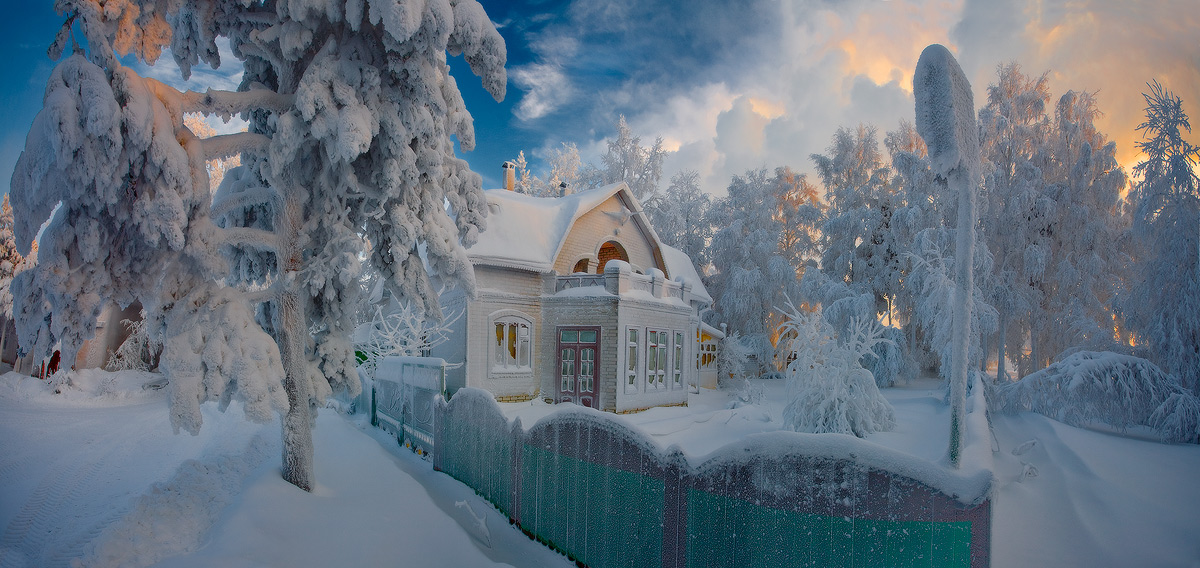
#> input picture 06_pract/image.jpg, 1200 x 568 px
$ python test.py
#> lines starting #> are read from the running program, lines starting #| are printed output that depends on the picture
# вариант №2
import sys
from PIL import Image
import numpy as np
from sklearn import linear_model
import matplotlib.pyplot as plt

# с помощью класса Image из библиотеки Pillow (PIL) открываем изображение
im = Image.open('image.jpg')
#> im is the input picture: PIL image 1200x568 RGB; mean R, G, B 101.8, 114.2, 126.7
# сохраняем оттенки цветов изображения в 3-мерный массив data
data = np.array(im.getdata()).reshape([im.height, im.width, 3])
# создаем матрицу входных признаков, используя полином 5 степени
x = np.arange(0, im.width)
#> x = 1200 values from 0 to 1199
X = np.array([x, x**2.0, x**3.0, x**4.0, x**5.0]).transpose()
# отображение на графике всех цветовых каналов для первой строки изображения
plt.plot(data[0, :, 0], 'r-')
plt.plot(data[0, :, 1], 'g-')
plt.plot(data[0, :, 2], 'b-')
plt.grid()
plt.show()
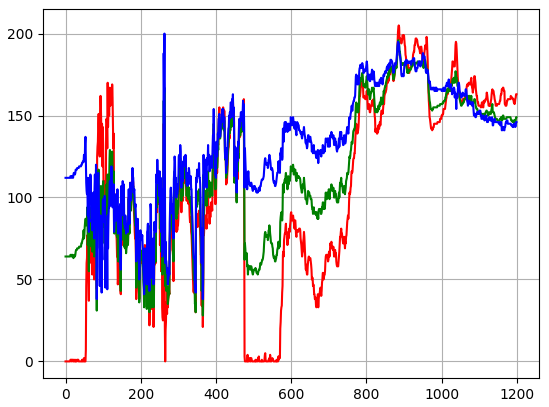
#> figure drawn by matplotlib, 1 panel; curve peaks at x = 886, y = 205; curve peaks at x = 885, y = 196; curve peaks at x = 263, y = 200

# отображение на одном графике реальных (y) и предсказанных (predicted) значений для красного цвета первой строки изображения
y = data[0, :, 0]
#> y = 1200 values, max 205 at index 886, min 0 at index 0, mean 103.7
lm = linear_model.LinearRegression()
lm.fit(X, y)
predicted = lm.predict(X)
plt.plot(y, 'r-')
plt.plot(predicted, 'b-')
plt.grid()
plt.show()
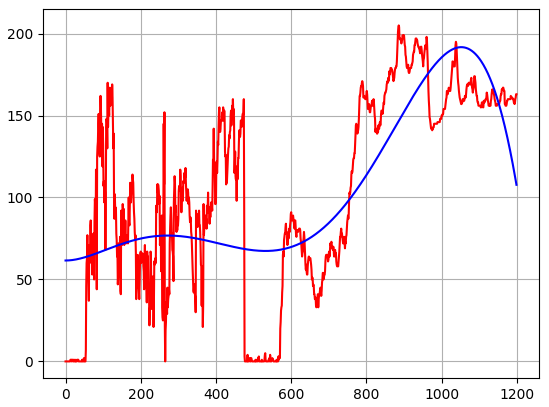
#> figure drawn by matplotlib, 1 panel; curve peaks at x = 886, y = 205; curve peaks at x = 1052, y = 191.7

# вычисление разностей реальных и вычисленных по формуле оттенков
diff = y - predicted
#> diff = 1200 values, max 101.5 at index 112, min -76.76 at index 265, mean 1.37e-13
# задаём, сколько бит потребуется для хранения разностей по каждой точке
bits_per_channel = 5
# количество оттенков в разностях, которое можно закодировать данным числом бит
threshold = 2**(bits_per_channel-1)-1
# разности, которые выходят за пределы treshold, должны быть искусственно обрезаны до значений treshold
diff = np.clip(diff, -threshold, threshold)
#> diff = 1200 values, max 15 at index 66, min -15 at index 0, mean 0.00415
# получение усеченных реальных значений оттенков
y = predicted + diff
#> y = 1200 values, max 195 at index 1038, min 46.56 at index 0, mean 103.7
y = np.clip(np.round(y), 0, 255)
#> y = 1200 values, max 195 at index 1038, min 47 at index 0, mean 103.7

# получение измененных значений оттенков всех цветовых каналов для всего изображения
mas = [[0]*3 for i in range(im.height)]
for i in range(im.height):
    for j in range(3):
            y = data[i, :, j]
            lm = linear_model.LinearRegression()
            lm.fit(X, y)
            predicted = lm.predict(X)
            diff = y - predicted
            diff = np.clip(diff, -threshold, threshold)
            y = predicted + diff
            y = np.clip(np.round(y), 0, 255)
            mas[i][j] = y.astype(int)
#> after the loop, mas = 568 items

# подмена пикселов в исходном изображении
pix = im.load()
for i in range(im.height):
    for j in range(im.width):
        for k in range(3):
            l = list(pix[j, i])
            l[k] = mas[i][k][j]
            pix[j, i] = tuple(l)
# сохранение изображения
if len(sys.argv) == 1: print('Передайте имя файла (без расширения) в качестве аргумента командной строки')
else: im.save(sys.argv[1]+'.jpg')

$ run again, with 06_pract/ready_3.jpg copied over 06_pract/image.jpg
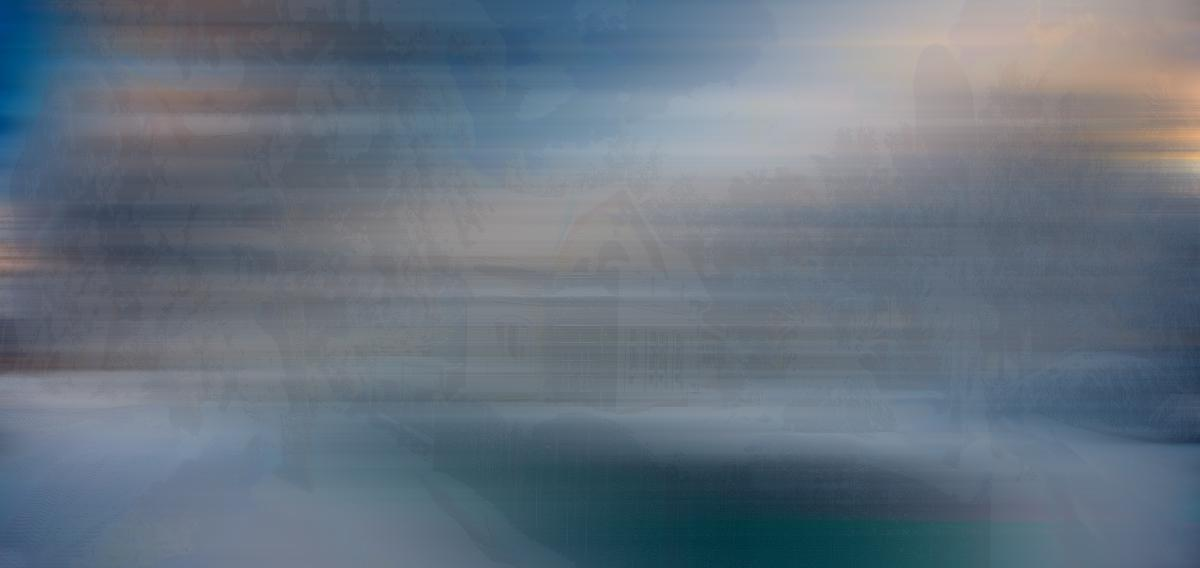
#> input picture 06_pract/ready_3.jpg, 1200 x 568 px
#> im is the input picture: PIL image 1200x568 RGB; mean R, G, B 101.9, 114.2, 126.9
#> `plt.show()`:
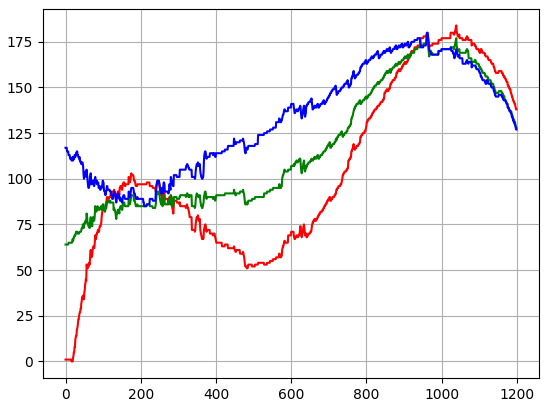
#> figure drawn by matplotlib, 1 panel; curve peaks at x = 1039, y = 184; curve peaks at x = 1039, y = 177; curve peaks at x = 961, y = 180
#> `y = data[0, :, 0]`: y = 1200 values, max 184 at index 1039, min 0 at index 16, mean 104.5
#> `plt.show()`:
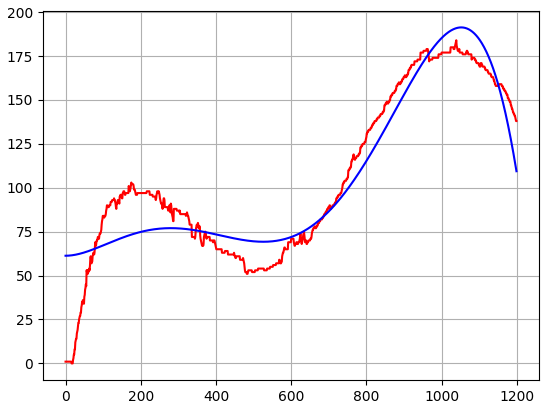
#> figure drawn by matplotlib, 1 panel; curve peaks at x = 1039, y = 184; curve peaks at x = 1052, y = 191.3
#> `diff = y - predicted`: diff = 1200 values, max 29.65 at index 175, min -61.62 at index 19, mean 2.77e-14
#> `diff = np.clip(diff, -threshold, threshold)`: diff = 1200 values, max 15 at index 99, min -15 at index 0, mean 0.475
#> `y = predicted + diff`: y = 1200 values, max 184 at index 1039, min 46.31 at index 0, mean 105
#> `y = np.clip(np.round(y), 0, 255)`: y = 1200 values, max 184 at index 1039, min 46 at index 0, mean 105
#> after the loop `for i in range(im.height):`: mas = 568 items
